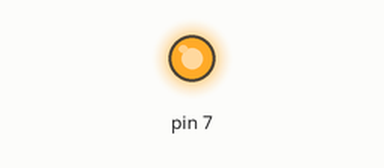
The program below on a simulated Raspberry Pi (header pin numbers). On the bench: output pins drawn as LEDs (lit = HIGH). At 2.0 s the program stops and its outputs stay as they are.

Above: at 0.1 s.
At 1.1 s:
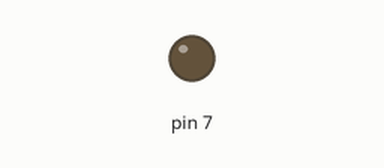
Timing chart, 0 to 2.6 s (numbered marks = the images above):
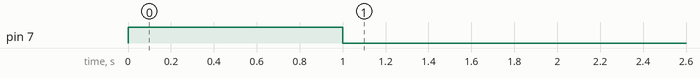

Measured:
- by itself, pin 7: LOW → HIGH at 0.00 s, → LOW 1.0 s later

The program:

pisca.py
```python
#Modulo para controlar as GPIOS
import RPi.GPIO as GPIO
#Modulo para dar "sleep"
from time import sleep

#O setando o modo como identificaremos os pinos
#GPIO.setmode(GPIO.BCM)
GPIO.setmode(GPIO.BOARD)

#Impedir que a GPIO fique jogando mensagens na tela
GPIO.setwarnings(False)

#Definindo pinos
GPIO.setup(7, GPIO.OUT)


GPIO.output(7, GPIO.HIGH)
sleep(1)
GPIO.output(7, GPIO.LOW)
sleep(1)

#Reseta todas as configuracoes setadas pelo script ao final da execucao
GPIO.cleanup()
```
